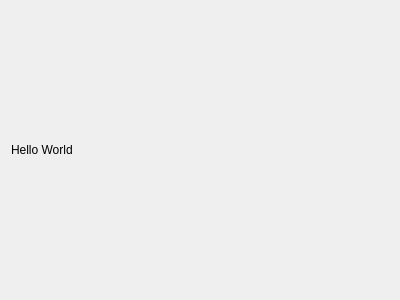
<?xml version="1.0" encoding="UTF-8"?>
<ui version="4.0">
 <class>TestWidget</class>
 <widget class="QWidget" name="TestWidget">
  <property name="geometry">
   <rect>
    <x>0</x>
    <y>0</y>
    <width>400</width>
    <height>300</height>
   </rect>
  </property>
  <property name="windowTitle">
   <string>TestWidget</string>
  </property>
  <layout class="QGridLayout" name="gridLayout">
   <item row="0" column="0">
    <widget class="QLabel" name="label">
     <property name="text">
      <string>Hello World</string>
     </property>
    </widget>
   </item>
  </layout>
 </widget>
 <layoutdefault spacing="6" margin="11"/>
 <resources/>
 <connections/>
</ui>
